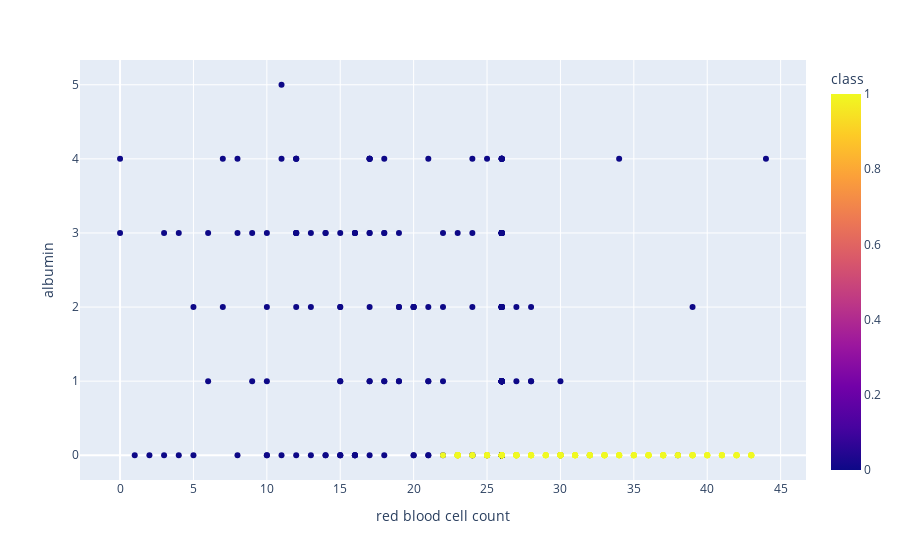

Write notebook code for a chart like this one.
### Code cell
px.scatter(df,x='red blood cell count',y='albumin',color='class')

### Figure 1 — Plotly figure (JSON) as saved in the notebook; plotly's stock layout.template omitted (floating-point values rounded to 4 significant figures; data arrays with more than 128 entries replaced by an {"elided": "..."} marker saying what was removed)
{"data": [{"hovertemplate": "red blood cell count=%{x}<br>albumin=%{y}<br>class=%{marker.color}<extra></extra>", "legendgroup": "", "marker": {"color": {"elided": "400 int values"}, "coloraxis": "coloraxis", "symbol": "circle"}, "mode": "markers", "name": "", "orientation": "v", "showlegend": false, "type": "scatter", "x": {"elided": "400 int values"}, "xaxis": "x", "y": {"elided": "400 int values"}, "yaxis": "y"}], "layout": {"coloraxis": {"colorbar": {"title": {"text": "class"}}, "colorscale": [[0, "#0d0887"], [0.1111, "#46039f"], [0.2222, "#7201a8"], [0.3333, "#9c179e"], [0.4444, "#bd3786"], [0.5556, "#d8576b"], [0.6667, "#ed7953"], [0.7778, "#fb9f3a"], [0.8889, "#fdca26"], [1, "#f0f921"]]}, "legend": {"tracegroupgap": 0}, "margin": {"t": 60}, "xaxis": {"anchor": "y", "domain": [0, 1], "title": {"text": "red blood cell count"}}, "yaxis": {"anchor": "x", "domain": [0, 1], "title": {"text": "albumin"}}}}
